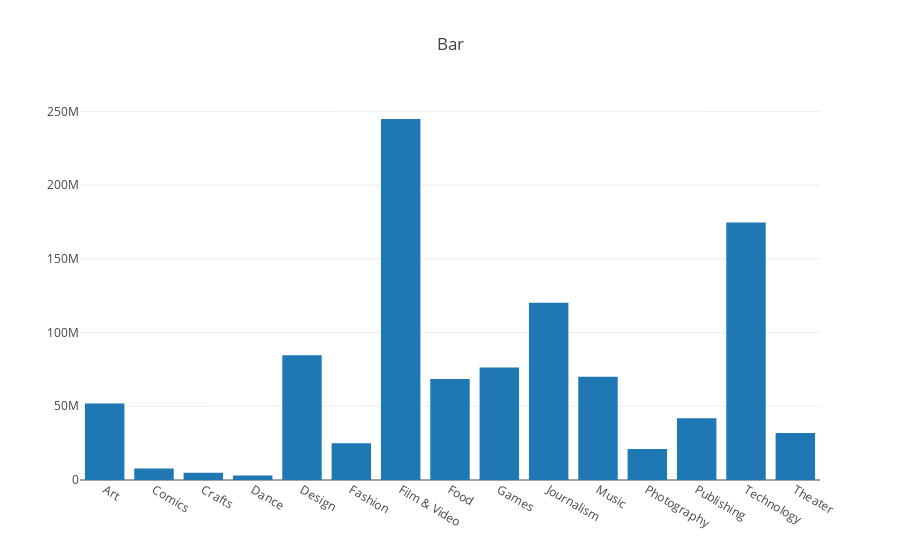

Notebook cell for this chart:
### Markdown cell above
## 棒グラフを描画

### Code cell
trace = go.Bar(
    x=df.groupby('main_category').sum().index,
    y=df.groupby('main_category').sum()['usd_goal_real'],
    name="usd_goal_real"
)

layout = go.Layout(title='Bar', 
                   legend=dict(orientation='h'))

data=[trace]
fig = go.Figure(data, layout=layout)
iplot(fig)

### Figure 1 — Plotly figure (JSON) as saved in the notebook; plotly's stock layout.template omitted (floating-point values rounded to 4 significant figures)
{"data": [{"name": "usd_goal_real", "type": "bar", "uid": "d49e8108-c481-11e8-aa23-787b8ace8718", "x": ["Art", "Comics", "Crafts", "Dance", "Design", "Fashion", "Film & Video", "Food", "Games", "Journalism", "Music", "Photography", "Publishing", "Technology", "Theater"], "y": [51940000.0, 7724000.0, 4959000.0, 3044000.0, 84530000.0, 24960000.0, 244800000.0, 68470000.0, 76300000.0, 120200000.0, 70050000.0, 20980000.0, 41800000.0, 174600000.0, 31940000.0]}], "layout": {"legend": {"orientation": "h"}, "title": "Bar"}}
